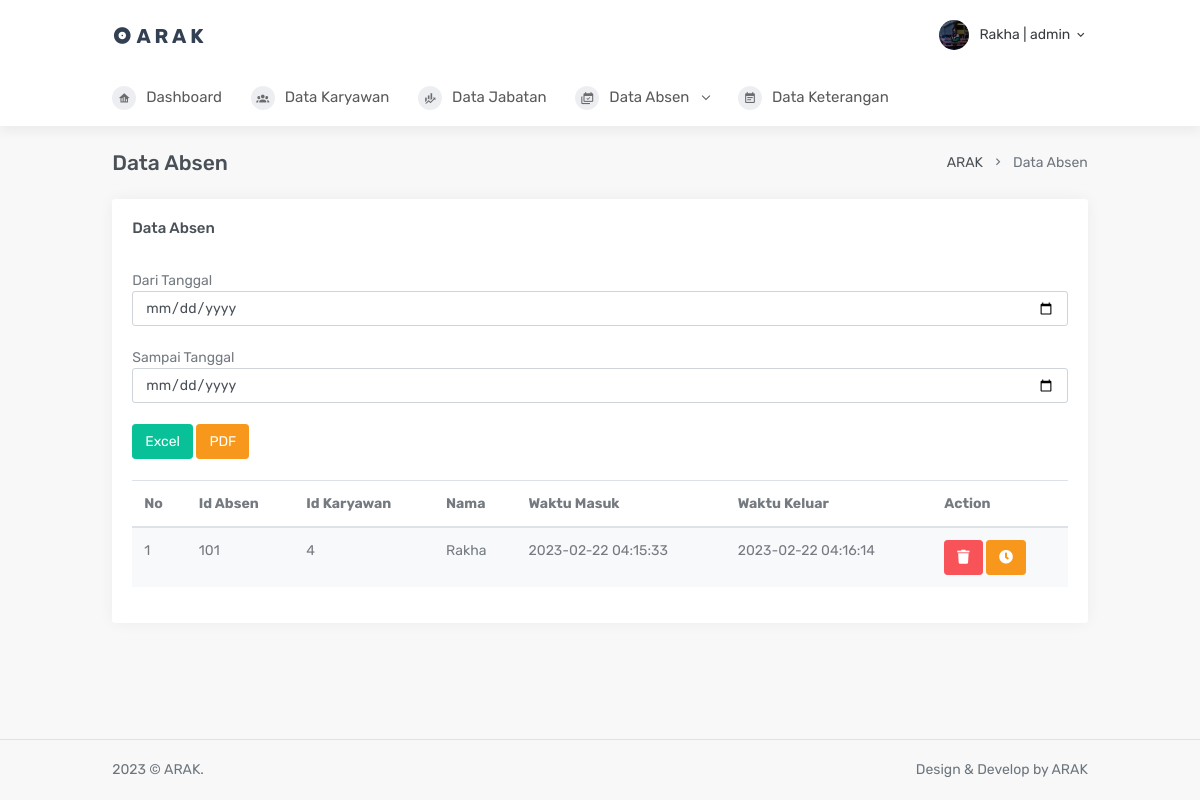
Page /page/report.php (signed in) on the committed database.
### tables this page shows
CREATE TABLE `absen` (
  `id_absen` int NOT NULL,
  `id_karyawan` int NOT NULL,
  `nama` varchar(100) NOT NULL,
  `clock_in` datetime NOT NULL,
  `clock_out` datetime NOT NULL
);

### page/report.php (the view, shortened to what this page needs)
<?php
include_once("../Configure/connection.php");
?>
<!DOCTYPE html>
<html lang="en">
<?php
$idusers = $_SESSION['id_karyawan'];
$username = $_SESSION['username'];
$level = $_SESSION['level'];
?>
<head>
    <link href="../template/Admin/horizontal/assets/css/bootstrap.min.css" rel="stylesheet" type="text/css" />
    <link href="../template/Admin/horizontal/assets/css/icons.min.css" rel="stylesheet" type="text/css" />
    <link href="../template/Admin/horizontal/assets/css/theme.min.css" rel="stylesheet" type="text/css" />
    <link href="../template/Admin/plugins/datatables/dataTables.bootstrap4.css" rel="stylesheet" type="text/css" />
    <link href="../template/Admin/plugins/datatables/responsive.bootstrap4.css" rel="stylesheet" type="text/css" />
    <link href="../template/Admin/plugins/datatables/buttons.bootstrap4.css" rel="stylesheet" type="text/css" />
    <link href="../template/Admin/plugins/datatables/select.bootstrap4.css" rel="stylesheet" type="text/css" />
    <link href="../template/Admin/plugins/bootstrap-touchspin/jquery.bootstrap-touchspin.css" rel="stylesheet" type="text/css" />
    <link href="../template/Admin/plugins/daterangepicker/daterangepicker.css" rel="stylesheet" type="text/css" />
    <link href="../template/Admin/plugins/select2/select2.min.css" rel="stylesheet" type="text/css" />
    <link href="../template/Admin/plugins/switchery/switchery.min.css" rel="stylesheet" type="text/css" />
    <link href="../template/Admin/plugins/bootstrap-colorpicker/bootstrap-colorpicker.min.css" rel="stylesheet" type="text/css" />
    <link href="../template/Admin/plugins/bootstrap-datepicker/bootstrap-datepicker.min.css" rel="stylesheet" type="text/css" />
</head>
<body>
    <div id="layout-wrapper">
        <div class="main-content">
            <header id="page-topbar">
                <div class="navbar-header">
                    <div class="navbar-brand-box d-flex align-items-left">
                        <a href="index.html" class="logo">
                            <i class="mdi mdi-album"></i>
                            <span>
                                A R A K
                            </span>
                        </a>
                    </div>
                    <div class="d-flex align-items-center">
                        <div class="dropdown d-inline-block ml-2">
                            <button type="button" class="btn header-item waves-effect waves-light" data-toggle="dropdown" aria-haspopup="true" aria-expanded="false">
                                <img class="rounded-circle header-profile-user" src="../img/1.jpg" alt="Header Avatar">
                                <span class="d-none d-sm-inline-block ml-1"><?php echo $username . ' | ' . $level; ?></span>
                                <i class="mdi mdi-chevron-down d-none d-sm-inline-block"></i>
                            </button>
                        </div>
                    </div>
                </div>
            </header>
            <?php
                if($_SESSION['level']== 'admin'){
                    include('../page/menu/admin.php');
                }else {
                    include('../page/menu/karyawan.php');
                }
                ?>
            <div class="page-content">
                <div class="container-fluid">
                    <div class="row">
                        <div class="col-12">
                            <div class="page-title-box d-flex align-items-center justify-content-between">
                                <h4 class="mb-0 font-size-100">Data Absen</h4>
                                <div class="page-title-right">
                                    <ol class="breadcrumb m-0">
                                        <li class="breadcrumb-item"><a href="javascript: void(0);">ARAK</a></li>
                                        <li class="breadcrumb-item active">Data Absen</li>
                                    </ol>
                                </div>
                            </div>
                        </div>
                    </div>
                    <div class="row">
                        <div class="col-12">
                            <div class="card">
                                <div class="card-body">
                                    <h4 class="card-title">Data Absen</h4>
                                    <br>
                                    <form action="../report/tarikexcel.php" method="post">
                                        <table>
                                                <tr><input class="form-control" type="date" name="dari_tgl" required></tr><br>
                                                <tr><input class="form-control" type="date" name="sampai_tgl" required></tr>
                                                <br>
                                                <tr><input type="submit" class="btn btn-success" name="filterexcel" value="Excel">&nbsp;</tr>
                                                <tr><input type="submit" class="btn btn-warning" name="filterpdf" value="PDF"></tr>
                                        </table>
                                    </form>
                                    <br>
                                    <table id="datatable" class="table table-striped dt-responsive nowrap">
                                        <thead>
                                            <tr>
                                                <th>No</th>
                                                <th>Id Absen</th>
                                                <th>Id Karyawan</th>
                                                <th>Nama</th>
                                                <th>Waktu Masuk</th>
                                                <th>Waktu Keluar</th>
                                                <th>Action</th>
                                            </tr>
                                        </thead>
                                        <tbody>
                                            <?php
                                            $i = 0;
                                            $result = mysqli_query($db, "select * from absen where id_karyawan='$idusers'");
                                            while ($dataabsen = mysqli_fetch_array($result)) {
                                                $i++;
                                            ?>
                                                <tr>
                                                    <td><?php echo $i; ?></td>
                                                    <td><?php echo $dataabsen['id_absen']; ?></td>
                                                    <td><?php echo $dataabsen['id_karyawan']; ?></td>
                                                    <td><?php echo $dataabsen['nama']; ?></td>
                                                    <td><?php echo $dataabsen['clock_in']; ?></td>
                                                    <td><?php echo $dataabsen['clock_out']; ?></td>
                                                    <td><a href="../hapus/hapusabsen.php?id_absen=<?php echo $dataabsen['id_absen'];?>" class="btn btn-danger" ><i class="fas fa-trash"></i></a>
                                                    <a href="clockout.php?id_absen=<?php echo $dataabsen['id_absen'];?>" class="btn btn-warning" ><i class="fas fa-clock"></i></a></center></td></td>
                                                </tr>
                                </div>
                            </div>
                        <?php
                                            }
                        ?>
                        </div>
                    </div>
                </div>
            </div>
        </div>
    </div>
    <footer class="footer">
        <div class="container-fluid">
            <div class="row">
                <div class="col-md-6">
                    <div class="text-center text-lg-left">
                        2023 © ARAK.
                    </div>
                </div>
                <div class="col-md-6">
                    <div class="text-right d-none d-lg-block">
                        Design & Develop by ARAK
                    </div>
                </div>
            </div>
        </div>
    </footer>
</body>
</html>

### rows in the picture
absen: id_absen "101", id_karyawan "4", nama "Rakha", clock_in "2023-02-22 04:15:33", clock_out "2023-02-22 04:16:14"

### other values in the picture
$username "Rakha"
$level "admin"
